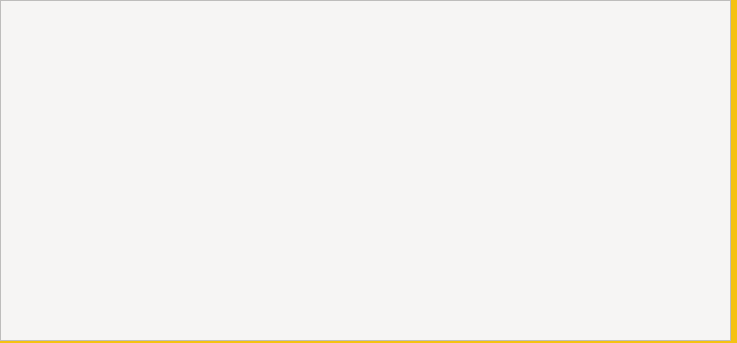
<?xml version="1.0" encoding="UTF-8"?>
<ui version="4.0">
 <class>db_client</class>
 <widget class="QWidget" name="db_client">
  <property name="geometry">
   <rect>
    <x>0</x>
    <y>0</y>
    <width>737</width>
    <height>343</height>
   </rect>
  </property>
  <property name="windowTitle">
   <string>client</string>
  </property>
  <property name="styleSheet">
   <string notr="true">background-color: rgb(245, 194, 17);</string>
  </property>
  <widget class="QTableView" name="tableView">
   <property name="geometry">
    <rect>
     <x>0</x>
     <y>0</y>
     <width>731</width>
     <height>341</height>
    </rect>
   </property>
   <property name="styleSheet">
    <string notr="true">background-color: rgb(246, 245, 244);</string>
   </property>
  </widget>
 </widget>
 <resources/>
 <connections/>
</ui>
